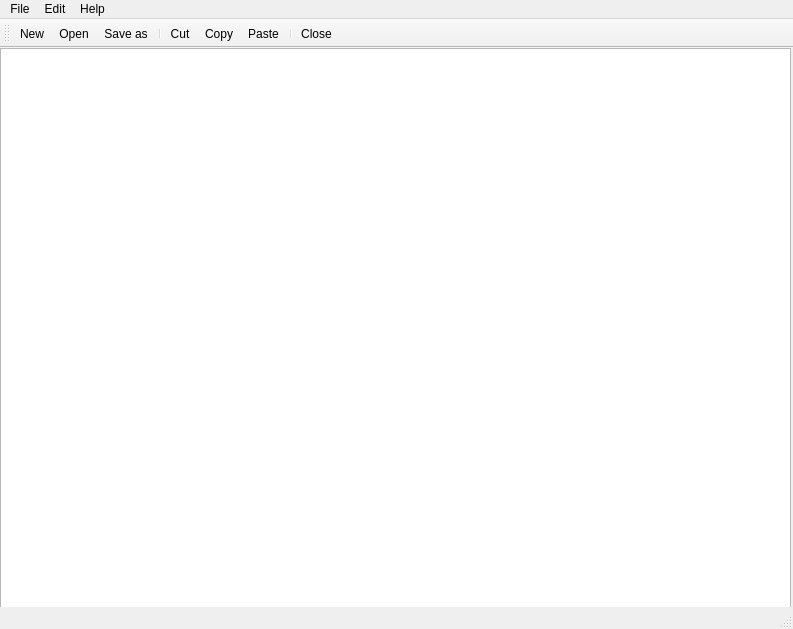
<?xml version="1.0" encoding="UTF-8"?>
<ui version="4.0">
 <class>MainWindow</class>
 <widget class="QMainWindow" name="MainWindow">
  <property name="geometry">
   <rect>
    <x>0</x>
    <y>0</y>
    <width>793</width>
    <height>629</height>
   </rect>
  </property>
  <property name="windowTitle">
   <string>Notes</string>
  </property>
  <property name="windowIcon">
   <iconset resource="images.qrc">
    <normaloff>:/images/qt.png</normaloff>:/images/qt.png</iconset>
  </property>
  <widget class="QWidget" name="centralwidget">
   <widget class="QPlainTextEdit" name="plainTextEdit">
    <property name="geometry">
     <rect>
      <x>0</x>
      <y>0</y>
      <width>791</width>
      <height>561</height>
     </rect>
    </property>
   </widget>
  </widget>
  <widget class="QMenuBar" name="menubar">
   <property name="geometry">
    <rect>
     <x>0</x>
     <y>0</y>
     <width>793</width>
     <height>21</height>
    </rect>
   </property>
   <widget class="QMenu" name="menuFile">
    <property name="title">
     <string>File</string>
    </property>
    <addaction name="actionNew"/>
    <addaction name="actionOpen"/>
    <addaction name="actionSave_as"/>
    <addaction name="separator"/>
    <addaction name="actionClose"/>
   </widget>
   <widget class="QMenu" name="menuEdit">
    <property name="title">
     <string>Edit</string>
    </property>
    <addaction name="actionCut"/>
    <addaction name="actionPaste"/>
    <addaction name="actionCopy"/>
   </widget>
   <widget class="QMenu" name="menuHelp">
    <property name="title">
     <string>Help</string>
    </property>
    <addaction name="actionAbout"/>
   </widget>
   <addaction name="menuFile"/>
   <addaction name="menuEdit"/>
   <addaction name="menuHelp"/>
  </widget>
  <widget class="QStatusBar" name="statusbar"/>
  <widget class="QToolBar" name="toolBar">
   <property name="windowTitle">
    <string>toolBar</string>
   </property>
   <attribute name="toolBarArea">
    <enum>TopToolBarArea</enum>
   </attribute>
   <attribute name="toolBarBreak">
    <bool>false</bool>
   </attribute>
   <addaction name="actionNew"/>
   <addaction name="actionOpen"/>
   <addaction name="actionSave_as"/>
   <addaction name="separator"/>
   <addaction name="actionCut"/>
   <addaction name="actionCopy"/>
   <addaction name="actionPaste"/>
   <addaction name="separator"/>
   <addaction name="actionClose"/>
  </widget>
  <action name="actionOpen">
   <property name="icon">
    <iconset resource="images.qrc">
     <normaloff>:/images/folder-open.png</normaloff>:/images/folder-open.png</iconset>
   </property>
   <property name="text">
    <string>Open</string>
   </property>
   <property name="shortcut">
    <string>Ctrl+A</string>
   </property>
  </action>
  <action name="actionSave_as">
   <property name="icon">
    <iconset resource="images.qrc">
     <normaloff>:/images/floppy-disk.png</normaloff>:/images/floppy-disk.png</iconset>
   </property>
   <property name="text">
    <string>Save as...</string>
   </property>
   <property name="shortcut">
    <string>Ctrl+S</string>
   </property>
  </action>
  <action name="actionCut">
   <property name="icon">
    <iconset resource="images.qrc">
     <normaloff>:/images/scissors.png</normaloff>:/images/scissors.png</iconset>
   </property>
   <property name="text">
    <string>Cut</string>
   </property>
   <property name="shortcut">
    <string>Ctrl+X</string>
   </property>
  </action>
  <action name="actionPaste">
   <property name="icon">
    <iconset resource="images.qrc">
     <normaloff>:/images/paste.png</normaloff>:/images/paste.png</iconset>
   </property>
   <property name="text">
    <string>Paste</string>
   </property>
   <property name="shortcut">
    <string>Ctrl+V</string>
   </property>
  </action>
  <action name="actionAbout">
   <property name="icon">
    <iconset resource="images.qrc">
     <normaloff>:/images/question.png</normaloff>:/images/question.png</iconset>
   </property>
   <property name="text">
    <string>About</string>
   </property>
  </action>
  <action name="actionCopy">
   <property name="icon">
    <iconset resource="images.qrc">
     <normaloff>:/images/copy.png</normaloff>:/images/copy.png</iconset>
   </property>
   <property name="text">
    <string>Copy</string>
   </property>
   <property name="shortcut">
    <string>Ctrl+C</string>
   </property>
  </action>
  <action name="actionClose">
   <property name="icon">
    <iconset resource="images.qrc">
     <normaloff>:/images/cross.png</normaloff>:/images/cross.png</iconset>
   </property>
   <property name="text">
    <string>Close</string>
   </property>
  </action>
  <action name="actionNew">
   <property name="icon">
    <iconset resource="images.qrc">
     <normaloff>:/images/file-empty.png</normaloff>:/images/file-empty.png</iconset>
   </property>
   <property name="text">
    <string>New</string>
   </property>
   <property name="shortcut">
    <string>Ctrl+N</string>
   </property>
  </action>
 </widget>
 <resources>
  <include location="images.qrc"/>
 </resources>
 <connections/>
</ui>
